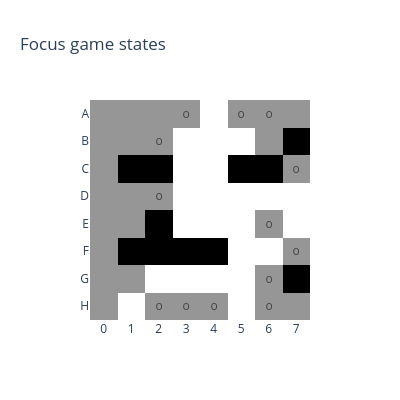
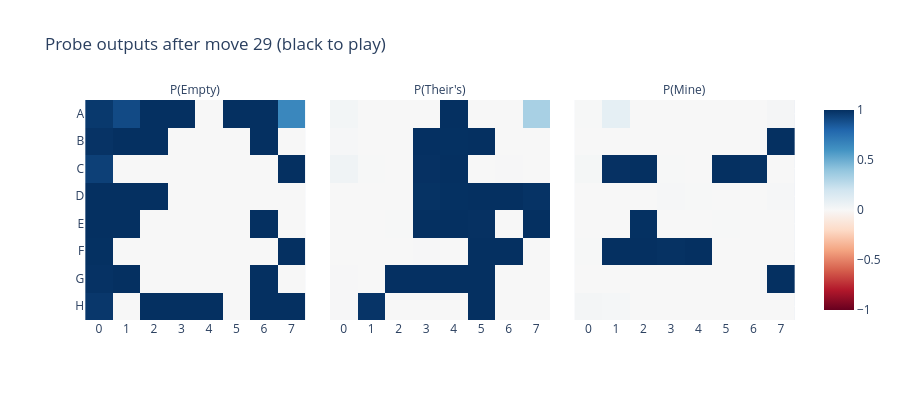

Here is the notebook cell these charts were saved with, in order:
### Markdown cell above
Let's test out our new probe, by applying it to move 29 in game 0 from our focus games. This is an odd move, so black is to play.

### Code cell
def plot_probe_outputs(
    cache: ActivationCache,
    linear_probe: Tensor,
    layer: int,
    game_index: int,
    move: int,
    title: str = "Probe outputs",
):
    residual_stream = cache["resid_post", layer][game_index, move]
    probe_out = einops.einsum(residual_stream, linear_probe, "d_model, d_model row col options -> options row col")

    utils.plot_board_values(
        probe_out.softmax(dim=0),
        title=title,
        width=900,
        height=400,
        board_titles=["P(Empty)", "P(Their's)", "P(Mine)"],
        # text=BOARD_LABELS_2D,
    )


layer = 6
game_index = 0
move = 29

utils.plot_board_values(
    focus_states[game_index, move],
    title="Focus game states",
    width=400,
    height=400,
    text=focus_legal_moves_annotation[game_index][move],
)

plot_probe_outputs(
    focus_cache,
    linear_probe,
    layer,
    game_index,
    move,
    title="Probe outputs after move 29 (black to play)",
)

### Figure 1 — Plotly figure (JSON) as saved in the notebook; plotly's stock layout.template omitted (floating-point values rounded to 4 significant figures)
{"data": [{"coloraxis": "coloraxis", "hovertemplate": "x: %{x}<br>y: %{y}<br>color: %{z}<extra></extra>", "name": "0", "text": [["", "", "", "o", "", "o", "o", ""], ["", "", "o", "", "", "", "", ""], ["", "", "", "", "", "", "", "o"], ["", "", "o", "", "", "", "", ""], ["", "", "", "", "", "", "o", ""], ["", "", "", "", "", "", "", "o"], ["", "", "", "", "", "", "o", ""], ["", "", "o", "o", "o", "", "o", ""]], "textfont": {"size": 12}, "texttemplate": "%{text}", "type": "heatmap", "x": ["0", "1", "2", "3", "4", "5", "6", "7"], "xaxis": "x", "y": ["A", "B", "C", "D", "E", "F", "G", "H"], "yaxis": "y", "z": [[0, 0, 0, 0, -1, 0, 0, 0], [0, 0, 0, -1, -1, -1, 0, 1], [0, 1, 1, -1, -1, 1, 1, 0], [0, 0, 0, -1, -1, -1, -1, -1], [0, 0, 1, -1, -1, -1, 0, -1], [0, 1, 1, 1, 1, -1, -1, 0], [0, 0, -1, -1, -1, -1, 0, 1], [0, -1, 0, 0, 0, -1, 0, 0]]}], "layout": {"coloraxis": {"colorscale": [[0, "rgb(255,255,255)"], [0.125, "rgb(240,240,240)"], [0.25, "rgb(217,217,217)"], [0.375, "rgb(189,189,189)"], [0.5, "rgb(150,150,150)"], [0.625, "rgb(115,115,115)"], [0.75, "rgb(82,82,82)"], [0.875, "rgb(37,37,37)"], [1, "rgb(0,0,0)"]], "showscale": false}, "height": 400, "title": {"text": "Focus game states"}, "width": 400, "xaxis": {"anchor": "y", "constrain": "domain", "domain": [0, 1], "scaleanchor": "y"}, "yaxis": {"anchor": "x", "autorange": "reversed", "constrain": "domain", "domain": [0, 1]}}}

### Figure 2 — Plotly figure (JSON) as saved in the notebook; plotly's stock layout.template omitted (floating-point values rounded to 4 significant figures)
{"data": [{"coloraxis": "coloraxis", "hovertemplate": "x: %{x}<br>y: %{y}<br>color: %{z}<extra></extra>", "name": "0", "type": "heatmap", "x": ["0", "1", "2", "3", "4", "5", "6", "7"], "xaxis": "x", "y": ["A", "B", "C", "D", "E", "F", "G", "H"], "yaxis": "y", "z": [[0.9685, 0.9052, 0.9993, 1, 8.067e-12, 1, 1, 0.6524], [0.9883, 0.9999, 1, 6.564e-08, 3.237e-06, 2.026e-07, 1.0, 4.671e-07], [0.9403, 1.277e-05, 2.146e-06, 4.173e-11, 2.559e-13, 2.1e-11, 5.01e-11, 1], [0.9988, 1.0, 1, 2.903e-09, 1.068e-09, 1.05e-05, 5.696e-11, 4.009e-07], [1.0, 1.0, 2.256e-07, 4.713e-10, 7.113e-10, 3.44e-10, 1, 1.498e-12], [0.9972, 4.99e-05, 8.111e-10, 2.54e-06, 8.937e-10, 2.032e-10, 3.631e-13, 1], [0.9923, 0.9991, 1.194e-05, 0.0003557, 4.237e-05, 5.882e-06, 1, 2.027e-09], [0.9742, 0.0005914, 1, 1, 1, 1.281e-07, 1, 1.0]]}, {"coloraxis": "coloraxis", "hovertemplate": "x: %{x}<br>y: %{y}<br>color: %{z}<extra></extra>", "name": "1", "type": "heatmap", "x": ["0", "1", "2", "3", "4", "5", "6", "7"], "xaxis": "x2", "y": ["A", "B", "C", "D", "E", "F", "G", "H"], "yaxis": "y2", "z": [[0.02744, 0.002335, 4.104e-05, 1.098e-13, 1.0, 3.726e-12, 1.859e-10, 0.3296], [0.01162, 1.805e-06, 1.054e-17, 0.9984, 0.9976, 0.9995, 5.94e-07, 0.0002301], [0.04464, 0.004385, 0.001135, 0.9949, 0.9989, 0.0002572, 0.005685, 1.247e-13], [0.001108, 1.208e-06, 1.103e-14, 0.9907, 0.9968, 0.9991, 0.9999, 0.9904], [7.026e-06, 1.972e-06, 0.003117, 0.9987, 0.9989, 0.9964, 5.247e-14, 0.9995], [7.12e-05, 0.0007026, 0.0006659, 0.006214, 0.0007293, 0.999, 0.9988, 1.731e-13], [0.005743, 2.889e-05, 0.9986, 0.9984, 0.9991, 0.9998, 6.224e-17, 0.0001265], [0.006079, 0.9851, 8.513e-11, 3.15e-11, 4.211e-14, 0.999, 8.017e-14, 1.757e-06]]}, {"coloraxis": "coloraxis", "hovertemplate": "x: %{x}<br>y: %{y}<br>color: %{z}<extra></extra>", "name": "2", "type": "heatmap", "x": ["0", "1", "2", "3", "4", "5", "6", "7"], "xaxis": "x3", "y": ["A", "B", "C", "D", "E", "F", "G", "H"], "yaxis": "y3", "z": [[0.004063, 0.09251, 0.0006792, 4.221e-15, 3.733e-05, 1.229e-15, 5.192e-13, 0.01798], [6.159e-05, 5.401e-05, 2.898e-17, 0.001589, 0.002398, 0.0004691, 1.542e-07, 0.9998], [0.01505, 0.9956, 0.9989, 0.005134, 0.001114, 0.9997, 0.9943, 6.399e-16], [9.818e-05, 4.979e-06, 4.088e-15, 0.009266, 0.003185, 0.00093, 0.0001377, 0.00962], [3.91e-06, 1.054e-05, 0.9969, 0.001293, 0.001119, 0.00359, 4.038e-15, 0.0005488], [0.002697, 0.9992, 0.9993, 0.9938, 0.9993, 0.00103, 0.001225, 1.028e-12], [0.001947, 0.0008799, 0.001437, 0.001257, 0.0009074, 0.0002198, 6.771e-18, 0.9999], [0.01969, 0.01426, 1.926e-10, 4.483e-12, 2.344e-14, 0.001028, 4.647e-13, 2.675e-07]]}], "layout": {"annotations": [{"font": {}, "showarrow": false, "text": "P(Empty)", "x": 0.16, "xanchor": "center", "xref": "paper", "y": 1, "yanchor": "bottom", "yref": "paper"}, {"font": {}, "showarrow": false, "text": "P(Their's)", "x": 0.5, "xanchor": "center", "xref": "paper", "y": 1, "yanchor": "bottom", "yref": "paper"}, {"font": {}, "showarrow": false, "text": "P(Mine)", "x": 0.84, "xanchor": "center", "xref": "paper", "y": 1, "yanchor": "bottom", "yref": "paper"}], "coloraxis": {"cmid": 0, "colorscale": [[0, "rgb(103,0,31)"], [0.1, "rgb(178,24,43)"], [0.2, "rgb(214,96,77)"], [0.3, "rgb(244,165,130)"], [0.4, "rgb(253,219,199)"], [0.5, "rgb(247,247,247)"], [0.6, "rgb(209,229,240)"], [0.7, "rgb(146,197,222)"], [0.8, "rgb(67,147,195)"], [0.9, "rgb(33,102,172)"], [1, "rgb(5,48,97)"]]}, "height": 400, "title": {"text": "Probe outputs after move 29 (black to play)"}, "width": 900, "xaxis": {"anchor": "y", "constrain": "domain", "domain": [0, 0.32], "scaleanchor": "y"}, "xaxis2": {"anchor": "y2", "domain": [0.34, 0.66], "matches": "x"}, "xaxis3": {"anchor": "y3", "domain": [0.68, 1.0], "matches": "x"}, "yaxis": {"anchor": "x", "autorange": "reversed", "constrain": "domain", "domain": [0, 1]}, "yaxis2": {"anchor": "x2", "domain": [0, 1], "matches": "y", "showticklabels": false}, "yaxis3": {"anchor": "x3", "domain": [0, 1], "matches": "y", "showticklabels": false}}}
